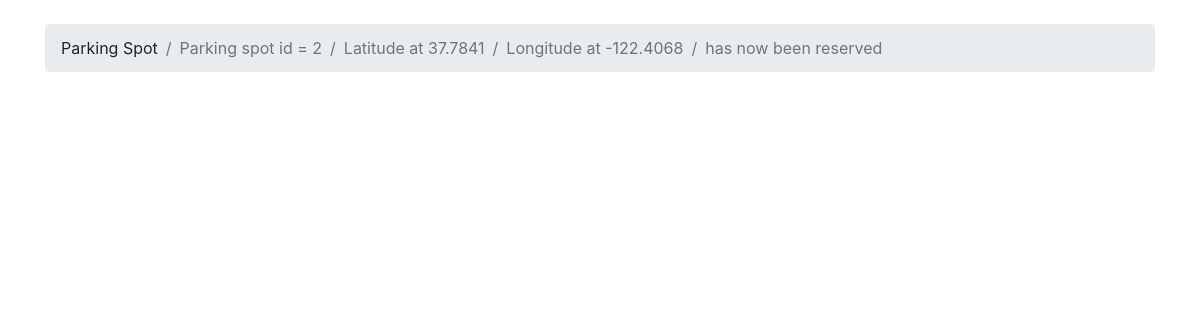
/parkingspots/reserve/2/, run on the app's committed database.
### parking/models.py (models this page shows, shortened)
class ParkingSpot(models.Model):
    name = models.IntegerField("ID", unique=True)
    lat = models.FloatField("Latitude")
    lon = models.FloatField("Longitude")
    reserved = models.IntegerField("Reserved", default = 0)

### parking/views.py (the view)
# urls.py: url(r'^parkingspots/reserve/(?P<pk>\d+)/$', views.reserve, name='parkingspots'),
def reserve(request, pk):
    ps = ParkingSpot.objects.get(pk = pk)
    ps.reserved = 1
    ps.save()
    return render(request, 'reserve.html', {'ps':ps})

### templates/reserve.html (shortened to what this page needs)
{% load static %}<!DOCTYPE html>
<html>
  <head>
    <link rel="stylesheet" href="{% static 'css/bootstrap.min.css' %}">
  </head>
  <body>
    <div class="container">
      <ol class="breadcrumb my-4">
        <li class="breadcrumb-item">Parking Spot</li>
        <li class="breadcrumb-item active">Parking spot id = {{ ps.name }}</li>
        <li class="breadcrumb-item active">Latitude at {{ ps.lat }}</li>
        <li class="breadcrumb-item active">Longitude at {{ ps.lon }}</li>
        <li class="breadcrumb-item active">has now been reserved</li>
      </ol>
    </div>
  </body>
</html>

### data on the page
ParkingSpot: name "2", lat "37.7841", lon "-122.4068"
